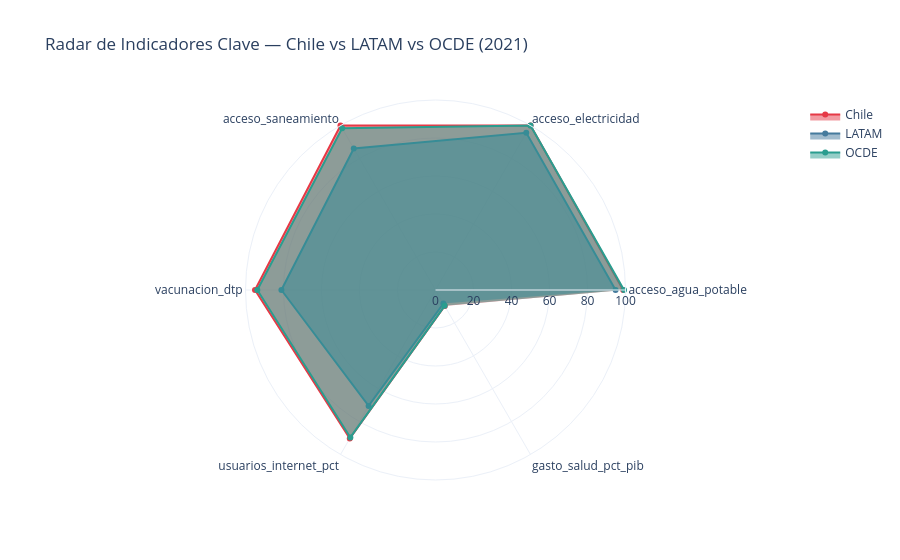

Notebook source saved alongside this figure:
### Code cell
indicadores_radar = [
    'acceso_agua_potable', 'acceso_electricidad', 'acceso_saneamiento',
    'vacunacion_dtp', 'usuarios_internet_pct', 'gasto_salud_pct_pib'
]

df_2021_comp = df[df['anio'] == 2021]

radar = pd.DataFrame({
    'Chile':      df_2021_comp[df_2021_comp['iso3'] == 'CHL'][indicadores_radar].mean(),
    'LATAM':      df_2021_comp[df_2021_comp['iso3'].isin(LATAM)][indicadores_radar].mean(),
    'OCDE':       df_2021_comp[df_2021_comp['iso3'].isin(OCDE)][indicadores_radar].mean(),
})

fig = go.Figure()
for col, color in [('Chile', '#E63946'), ('LATAM', '#457B9D'), ('OCDE', '#2A9D8F')]:
    fig.add_trace(go.Scatterpolar(
        r=radar[col].values,
        theta=indicadores_radar,
        fill='toself',
        name=col,
        line=dict(color=color)
    ))

fig.update_layout(
    polar=dict(radialaxis=dict(visible=True, range=[0, 100])),
    title='Radar de Indicadores Clave — Chile vs LATAM vs OCDE (2021)',
    template=TEMPLATE
)
fig.show()

### Figure 1 — Plotly figure (JSON) as saved in the notebook; plotly's stock layout.template omitted (floating-point values rounded to 4 significant figures)
{"data": [{"fill": "toself", "line": {"color": "#E63946"}, "name": "Chile", "r": [98.78, 100.0, 100.0, 95.0, 90.23, 9.725], "theta": ["acceso_agua_potable", "acceso_electricidad", "acceso_saneamiento", "vacunacion_dtp", "usuarios_internet_pct", "gasto_salud_pct_pib"], "type": "scatterpolar"}, {"fill": "toself", "line": {"color": "#457B9D"}, "name": "LATAM", "r": [94.78, 95.53, 86.03, 81.1, 70.42, 8.258], "theta": ["acceso_agua_potable", "acceso_electricidad", "acceso_saneamiento", "vacunacion_dtp", "usuarios_internet_pct", "gasto_salud_pct_pib"], "type": "scatterpolar"}, {"fill": "toself", "line": {"color": "#2A9D8F"}, "name": "OCDE", "r": [99.23, 100.0, 98.27, 93.79, 89.61, 9.644], "theta": ["acceso_agua_potable", "acceso_electricidad", "acceso_saneamiento", "vacunacion_dtp", "usuarios_internet_pct", "gasto_salud_pct_pib"], "type": "scatterpolar"}], "layout": {"polar": {"radialaxis": {"range": [0, 100], "visible": true}}, "title": {"text": "Radar de Indicadores Clave — Chile vs LATAM vs OCDE (2021)"}}}
